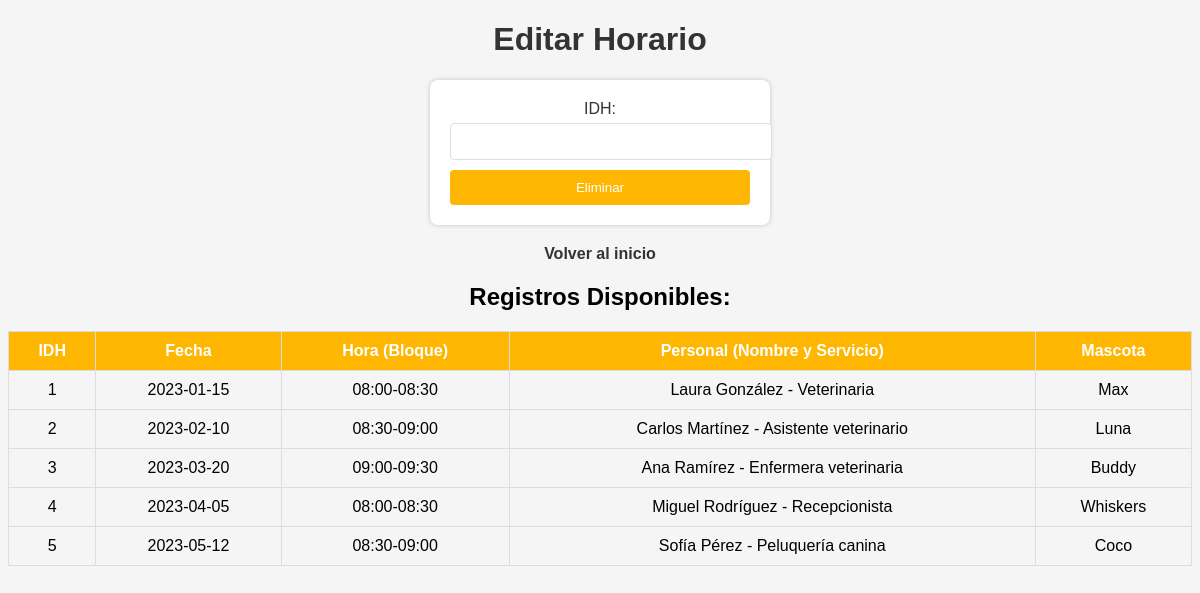
The page /edit_h.php on the database its author committed.
### tables this page shows
CREATE TABLE horario (
    idh INT PRIMARY KEY AUTO_INCREMENT,
    fecha DATE,
    bloque INT, 
    personal INT,
    mascota INT,
    FOREIGN KEY (personal) REFERENCES personal(idp),
    FOREIGN KEY (mascota) REFERENCES ficha(idf)
);

CREATE TABLE personal (
    idp INT PRIMARY KEY AUTO_INCREMENT,
    rut VARCHAR(9),
    nombre VARCHAR(255),
    telefono VARCHAR(9),
    correo VARCHAR(255),
    servicio VARCHAR(255)
);

CREATE TABLE ficha (
    idf INT PRIMARY KEY AUTO_INCREMENT,
    idc INT,
    ficha INT(5),
    raza VARCHAR(25),
    nombre VARCHAR(25),
    fecha DATE,
    servicio VARCHAR(30),
    detalle VARCHAR(255),
    FOREIGN KEY (idc) REFERENCES cliente(idc)  
);

### edit_h.php (the view, shortened to what this page needs)
<!DOCTYPE html>
<html>
<head>
</head>
<body>
    <h1>Editar Horario</h1>
    <form action="edit_h.php" method="post">
        <label>IDH:</label>
        <input type="number" name="IDH" required>
        <input type="submit" name="eliminar" value="Eliminar">
    </form>
    <b><a href="m_p.php">Volver al inicio</a></b>
    <?php
    include('dbconnect.php');
    function bloqueAHora($bloque) {
        $horaInicio = 8 * 60;
        $intervalo = 30;
        $inicioBloque = $horaInicio + ($bloque - 1) * $intervalo;
        $finBloque = $inicioBloque + $intervalo;
        return sprintf("%02d:%02d-%02d:%02d",
                       intdiv($inicioBloque, 60), $inicioBloque % 60,
                       intdiv($finBloque, 60), $finBloque % 60);
    }
    $query_select = "SELECT Horario.idh, Horario.fecha, Horario.bloque, Personal.nombre AS nombre_personal, Personal.servicio AS servicio_personal, Ficha.nombre AS nombre_mascota
                     FROM Horario
                     LEFT JOIN Personal ON Horario.personal = Personal.idp
                     LEFT JOIN Ficha ON Horario.mascota = Ficha.idf";
    $result_select = mysqli_query($DBConnect, $query_select);
    if ($result_select) {
        echo "<h2>Registros Disponibles:</h2>";
        echo "<table>
                <tr>
                    <th>IDH</th>
                    <th>Fecha</th>
                    <th>Hora (Bloque)</th>
                    <th>Personal (Nombre y Servicio)</th>
                    <th>Mascota</th>
                </tr>";
        while ($row = mysqli_fetch_assoc($result_select)) {
            $horaBloque = bloqueAHora($row['bloque']);
            echo "<tr>
                    <td>{$row['idh']}</td>
                    <td>{$row['fecha']}</td>
                    <td>$horaBloque</td>
                    <td>{$row['nombre_personal']} - {$row['servicio_personal']}</td>
                    <td>{$row['nombre_mascota']}</td>
                </tr>";
        }
        echo "</table>";
    } else {
        echo "<br>No se pudieron recuperar los registros disponibles. Error: " . mysqli_error($DBConnect);
    }
    ?>
</body>
</html>

### edit_h.php (style rules this page uses)
body { background-color: #F5F5F5; font-family: Arial, sans-serif; text-align: center; }
h1 { color: #333; }
form { max-width: 300px; margin: 0 auto; background-color: #FFF; padding: 20px; border-radius: 8px; box-shadow: 0 0 5px rgba(0, 0, 0, 0.2); }
label { display: block; margin-bottom: 5px; color: #333; }
input[type="number"] { width: 100%; padding: 10px; margin-bottom: 10px; border: 1px solid #DDD; border-radius: 4px; }
input[type="submit"] { width: 100%; padding: 10px; border: none; border-radius: 4px; background-color: #FFB600; color: #FFF; cursor: pointer; }
b { display: block; margin-top: 20px; color: #333; }
a { text-decoration: none; color: #333; }
table { width: 100%; border-collapse: collapse; margin-top: 20px; }
table, th, td { border: 1px solid #DDD; }
th, td { padding: 10px; }
th { background-color: #FFB600; color: #FFF; }

### rows shown on the page
horario: idh "1", fecha "2023-01-15", bloque "08:00-08:30", personal.nombre "Laura González", personal.servicio "Veterinaria", mascota.nombre "Max"
horario: idh "2", fecha "2023-02-10", bloque "08:30-09:00", personal.nombre "Carlos Martínez", personal.servicio "Asistente veterinario", mascota.nombre "Luna"
horario: idh "3", fecha "2023-03-20", bloque "09:00-09:30", personal.nombre "Ana Ramírez", personal.servicio "Enfermera veterinaria", mascota.nombre "Buddy"
horario: idh "4", fecha "2023-04-05", bloque "08:00-08:30", personal.nombre "Miguel Rodríguez", personal.servicio "Recepcionista", mascota.nombre "Whiskers"
horario: idh "5", fecha "2023-05-12", bloque "08:30-09:00", personal.nombre "Sofía Pérez", personal.servicio "Peluquería canina", mascota.nombre "Coco"
